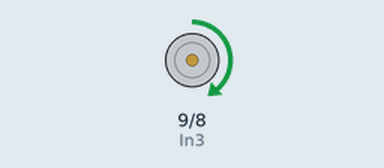
This sketch was run on a simulated Arduino Uno, built with avr-gcc and run on an emulated ATmega328P. Shown: motor-driver pin pairs drawn as motors (green arrow = first pin HIGH = forward, orange = second pin HIGH = backward, longer = more drive, scaled by the enable pin).

Above: at 3.9 s.
At 10.5 s:
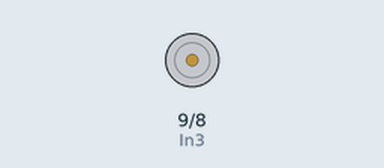
At 25.1 s:
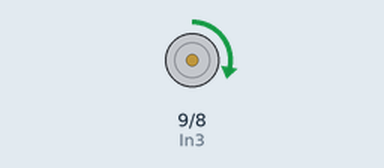
At 39.9 s:
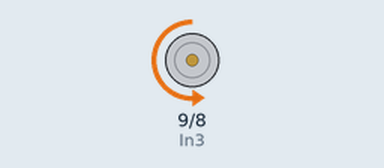
Timing chart, 0 to 40.0 s (numbered marks = the images above):
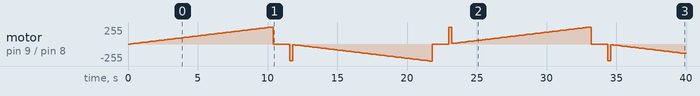

Measured:
- by itself, motor on pin 9 (In3) / pin 8 (In4): stopped → forward 5/255 at 0.20 s, → forward 10/255 0.20 s later, → forward 15/255 0.20 s later, → forward 20/255 0.20 s later, … (184 changes in this stretch)

The sketch:

Test_L298.ino
```cpp
// Variables globales

const int EnB=6;
const int In3=9;
const int In4=8;

// Valores de velocidad maxima y minima
const int Max_Speed=255;
const int Min_Speed=0;


void setup() {
    pinMode(In3,OUTPUT);  // Establecemos los pines In3 e In4 como salida
    pinMode(In4,OUTPUT);
}
// Establece la velocidad con el valor del PWM del pin EnB
void setSpeed(int speed){
    analogWrite(EnB,speed);
}

// Arrancamos a maxima velocidad
void start(){
    analogWrite(EnB,Max_Speed);
}

// Paramos el motor
void stop(){
    analogWrite(EnB,Min_Speed);
}

// El motor gira en sentido horario
void clockWise(){
    digitalWrite(In3,HIGH);
    digitalWrite(In4,LOW);
}

// El motor gira en sentido antihorario
void antiClockWise(){
    digitalWrite(In3,LOW);
    digitalWrite(In4,HIGH);
}

void loop() {
    clockWise();
    // Vamos aumentando la velocidad
    for(int i=0;i<=255;i+=5){
        setSpeed(i);
        delay(200);
    }
    stop();
    delay(1000);
    antiClockWise();
    // Vamos aumentando la velocidad
    for(int i=0;i<=255;i+=5){
        setSpeed(i);
        delay(200);
    }
    stop();
    delay(1000);
}
```
